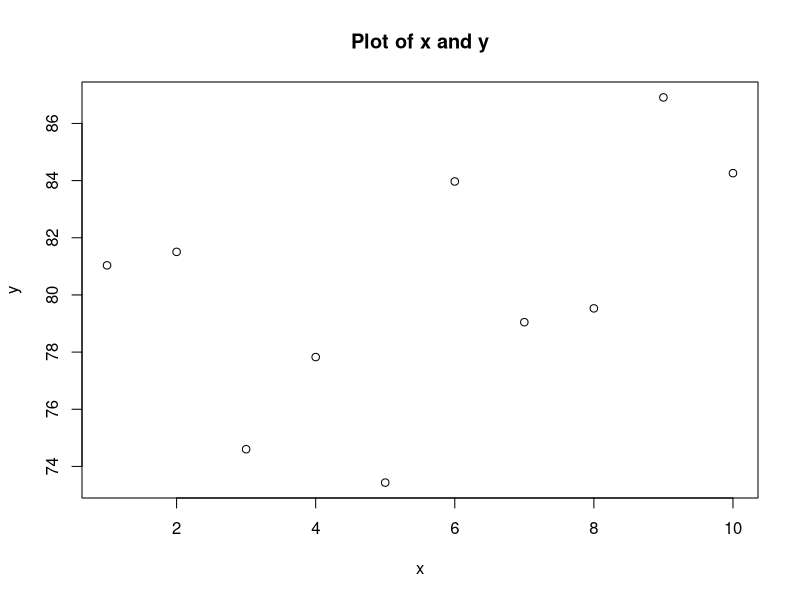

This figure's R source:
# Generate a sequence from 1 to 10 with 10 points
x <- seq(1, 10, length.out = 10)

# Generate 'y' with 10 points
y <- 40 * 2 + rnorm(10, 0, 5)

# Plot 'x' and 'y'
plot(x, y, main = "Plot of x and y", xlab = "x", ylab = "y")
